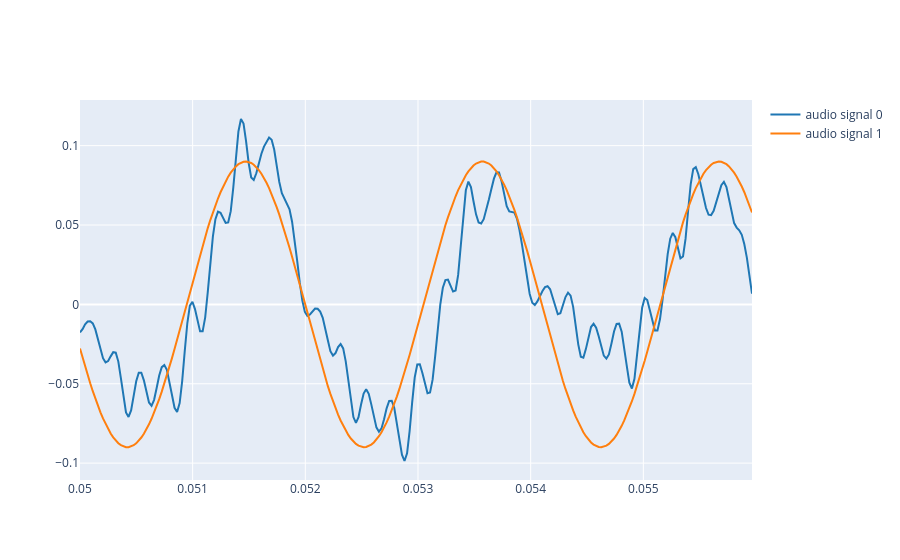

Here is the notebook cell this chart was saved with:
### Markdown cell above
3.1. Create a sinusoid of the same duration than the reference signal and same frequency than the fundamental frequency. Plot it along with the audio signal of the reference recording. Plot the same time segment that 2.3. Note that the sampling rate should be the same for both signals. Try to find the values of Amplitude and initial Phase that make the two signal segments plotted to match as close as possible (do not attempt to imitate the whole signal). Matching the phase is a bit tricky.

### Code cell
import numpy as np

# Duración total basada en la señal original
num_samples = len(ref)
duration = num_samples / fs
t = np.linspace(0, duration, num_samples, endpoint=False)

# Parámetros ajustados al período medido (~2.1 ms -> f0 ≈ 476 Hz)
f0 = 476.0      # Frecuencia fundamental medida
A = 0.09        # Amplitud observada en la zona estable
phi = -np.pi / 2 # Fase inicial en radianes para alinear los picos

# Generación de la sinusoide pura
synthesis_sin = A * np.sin(2 * np.pi * f0 * t + phi)

# Graficar ambas señales superpuestas en la misma ventana de 3 períodos
plot_signals([ref, synthesis_sin], fs, t_start=t_start, t_end=t_end)

### Figure 1 — Plotly figure (JSON) as saved in the notebook; plotly's stock layout.template omitted (floating-point values rounded to 4 significant figures; data arrays with more than 128 entries replaced by an {"elided": "..."} marker saying what was removed)
{"data": [{"line": {"color": "#1f77b4", "shape": "linear"}, "mode": "lines", "name": "audio signal 0", "type": "scatter", "x": {"elided": "264 float values"}, "y": {"elided": "264 float values"}}, {"line": {"color": "#ff7f0e", "shape": "linear"}, "mode": "lines", "name": "audio signal 1", "type": "scatter", "x": {"elided": "264 float values"}, "y": {"elided": "264 float values"}}], "layout": {}}
